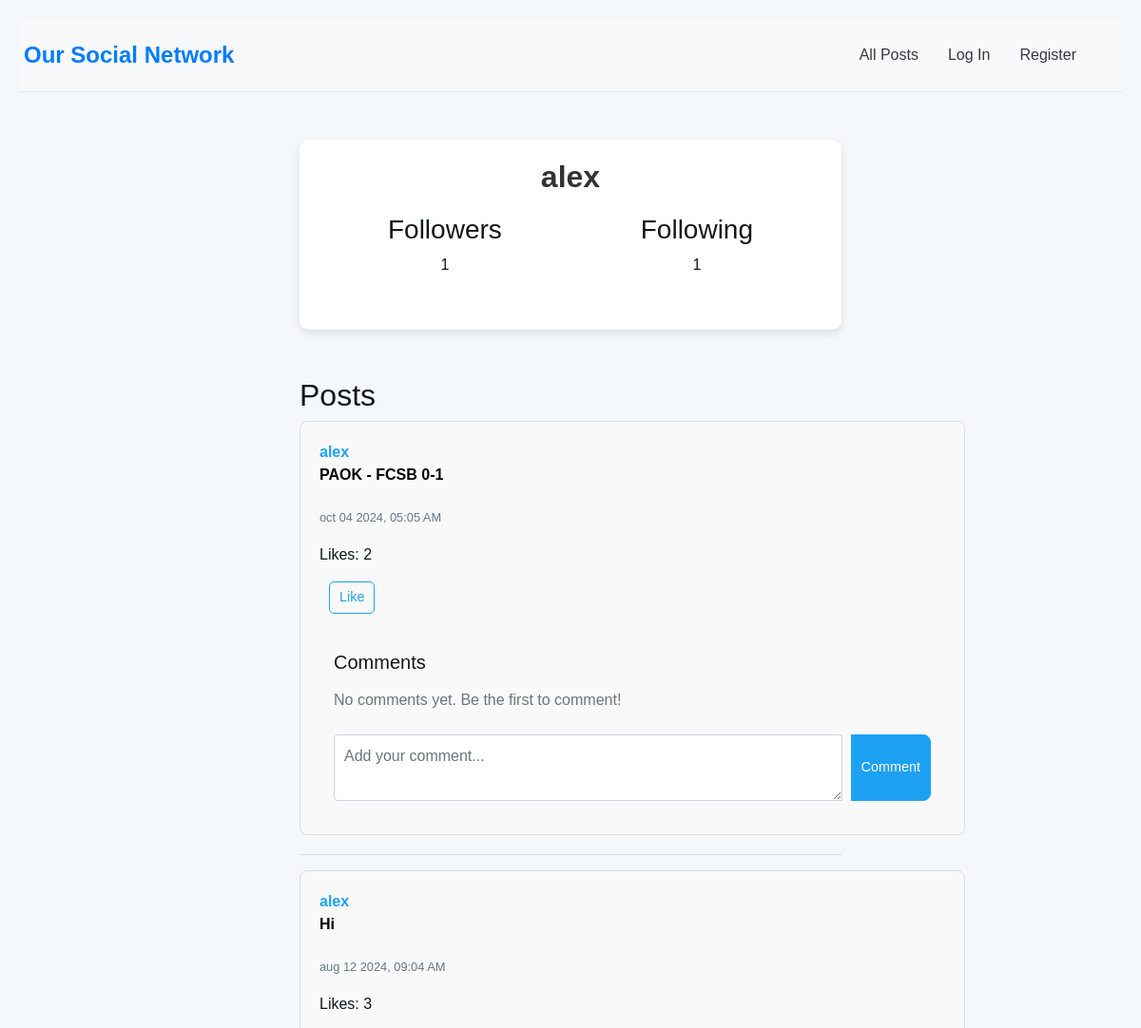
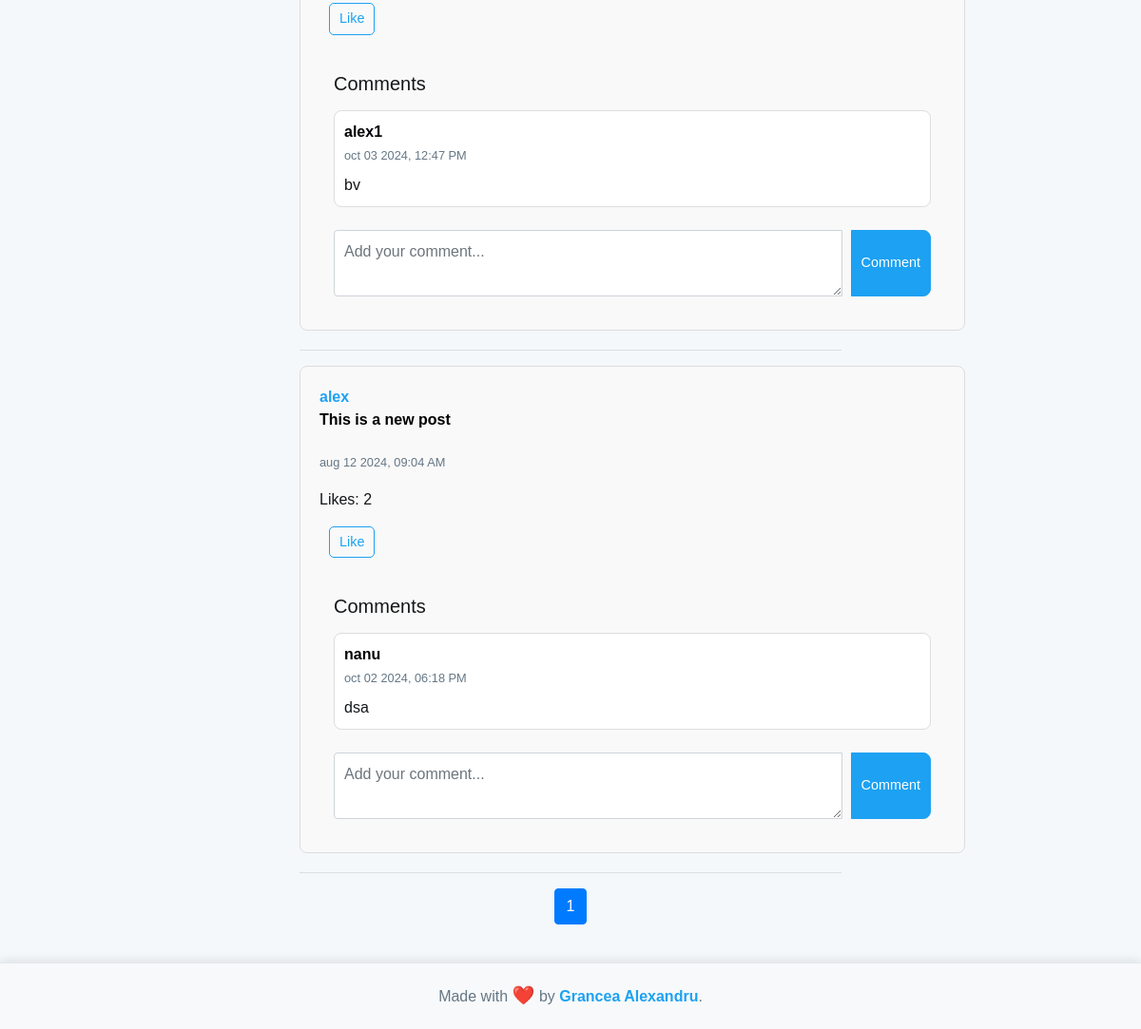
/profile/alex, run on the app's committed database (2 pictures, top to bottom).
### network/models.py (models this page shows, shortened)
class User(AbstractUser):
    followers = models.ManyToManyField("self", blank=True, symmetrical=False, related_name="following")

class Post(models.Model):
    user = models.ForeignKey(User, on_delete=models.CASCADE, related_name="posts")
    content = models.TextField(blank=True)
    timestamp = models.DateTimeField(auto_now_add=True)
    likes = models.ManyToManyField(User, related_name="liked_posts")

class Comment(models.Model):
    post = models.ForeignKey(Post, on_delete=models.CASCADE, related_name="post_comments")
    user = models.ForeignKey(User, on_delete=models.CASCADE, related_name="user_comments")
    content = models.TextField()
    timestamp = models.DateTimeField(auto_now_add=True)

### network/views.py (the view)
# urls.py: path("profile/<str:username>", views.profile, name="profile"),
def profile(request, username):
    profile_user = User.objects.get(username=username)
    posts = Post.objects.filter(user=profile_user).order_by('-timestamp')
    paginator = Paginator(posts, 10)
    page_number = request.GET.get('page')
    page_obj = paginator.get_page(page_number)
    if request.user.is_authenticated:
        suggested_users = User.objects.exclude(id__in=request.user.following.all()).exclude(id=request.user.id)
    else:
        suggested_users = None
    return render(request, 'network/profile.html', {
        "profile_user": profile_user,
        'page_obj': page_obj,
        "actual_user": request.user,
        'suggested_users': suggested_users,
    })

### network/templates/network/profile.html (shortened to what this page needs)
{% extends "network/layout.html" %}
{% block body %}
    <div class="profile-container">
        <div class="profile-header">
            <h2 class="profile-username">{{ profile_user.username }}</h2>
            <div class="profile-stats">
                <div class="profile-stat">
                    <h3>Followers</h3>
                    <p>{{ profile_user.followers.count }}</p>
                </div>
                <div class="profile-stat">
                    <h3>Following</h3>
                    <p>{{ profile_user.following.count }}</p>
                </div>
            </div>
        </div>
    </div>
    <h2>Posts</h2>
    {% for post in page_obj %}
        <div class="post" id="post-{{ post.id }}">
            <a href="{% url 'profile' post.user.username %}">{{ post.user }}</a>
            <p class="post-content">{{ post.content }}</p>
            <p><small>{{ post.timestamp|date:"b d Y, h:i A" }}</small></p>
            <p class="likes-count">Likes: {{ post.likes.count }}</p>
            {% if request.user in post.likes.all %}
                <button class="btn btn-sm btn-outline-primary like-btn" data-post-id="{{ post.id }}">Dislike</button>
            {% else %}
                <button class="btn btn-sm btn-outline-primary like-btn" data-post-id="{{ post.id }}">Like</button>
            {% endif %}
            <div class="comments-section mt-4">
                <h5 class="mb-3">Comments</h5>
                <div class="comments-list">
                    {% for comment in post.post_comments.all %}
                        <div class="card mb-3" id="comment-{{ comment.id }}">
                            <div class="card-body">
                                <div class="d-flex justify-content-between">
                                        <div>
                                            <a href="{% url 'profile' comment.user.username %}" style="color: #000005;">
                                                <strong>{{ comment.user.username }}</strong>
                                            </a>
                                            <br>
                                            <small>{{ comment.timestamp|date:"b d Y, h:i A" }}</small>
                                        </div>
                                </div>
                                <p class="mt-2 mb-0">{{ comment.content }}</p>
                            </div>
                        </div>
                    {% empty %}
                        <p class="text-muted">No comments yet. Be the first to comment!</p>
                    {% endfor %}
                </div>
                <form id="comment-form" method="POST" action="{% url 'add_comment' post.id %}" class="mt-4">
                    <div class="input-group">
                        <textarea class="form-control" name="content" placeholder="Add your comment..." rows="2" required></textarea>
                        <div class="input-group-append">
                            <button class="btn btn-primary" type="submit">Comment</button>
                        </div>
                    </div>
                </form>
            </div>
        </div>
        <hr>
    {% endfor %}
    <nav aria-label="Page navigation">
        <ul class="pagination justify-content-center">
            {% for num in page_obj.paginator.page_range %}
                <li class="page-item {% if page_obj.number == num %}active{% endif %}">
                    <a class="page-link" href="?page={{ num }}">{{ num }}</a>
                </li>
            {% endfor %}
        </ul>
    </nav>
{% endblock %}

### network/static/network/styles.css (style rules this page uses)
body { font-family: 'Arial', sans-serif; background-color: #f5f8fa; color: #14171a; margin: 0; padding: 0; }
html, body { height: 100%; margin: 0; display: flex; flex-direction: column; }
.post { background-color: #ffffff; border: 1px solid #e1e8ed; border-radius: 8px; padding: 15px; margin-bottom: 15px; width: 700px; }
.post a { color: #1da1f2; font-weight: bold; text-decoration: none; }
.post p { font-size: 1rem; line-height: 1.5; }
.post small { color: #657786; }
.btn-primary { background-color: #1da1f2; border-color: #1da1f2; }
a { color: #1da1f2; }
.post { padding: 20px; margin-bottom: 20px; background-color: #f9f9f9; border: 1px solid #ddd; border-radius: 8px; position: relative; }
.post-content { font-size: 1.5em; line-height: 1.8; margin-bottom: 20px; color: #000; font-weight: bold; }
.btn { margin-left: 10px; padding: 5px 10px; font-size: 0.9em; border-radius: 5px; cursor: pointer; }
.btn-outline-primary { border-color: #1da1f2; color: #1da1f2; }
.form-control { width: 300px; padding: 10px; }
.profile-container { max-width: 600px; margin: 50px auto; padding: 20px; background-color: #fff; border-radius: 10px; box-shadow: 0 4px 8px rgba(0, 0, 0, 0.1); }
.profile-header { display: flex; flex-direction: column; align-items: center; text-align: center; }
.profile-username { font-size: 2em; font-weight: bold; margin-bottom: 20px; color: #333; }
.profile-stats { display: flex; justify-content: space-around; width: 100%; margin-bottom: 20px; }
.like-btn { margin-right: 18rem; }
.comments-section { background-color: #f9f9f9; padding: 15px; border-radius: 8px; }
.card { background-color: #fff; border: 1px solid #ddd; border-radius: 8px; }
.card-body { padding: 10px; }
textarea { border-radius: 8px; }
#comment-form button { border-radius: 0 8px 8px 0; }

### data on the page
User: username "alex", followers.count "1", following.count "1"
Post: user "alex", content "PAOK - FCSB 0-1", timestamp "oct 04 2024, 05:05 AM", likes.count "2"
Post: user "alex", content "Hi", timestamp "aug 12 2024, 09:04 AM", likes.count "3"
Comment: user.username "alex1", timestamp "oct 03 2024, 12:47 PM", content "bv"
Post: user "alex", content "This is a new post", timestamp "aug 12 2024, 09:04 AM", likes.count "2"
Comment: user.username "nanu", timestamp "oct 02 2024, 06:18 PM", content "dsa"

### other printed values
{{ num }} "1"
